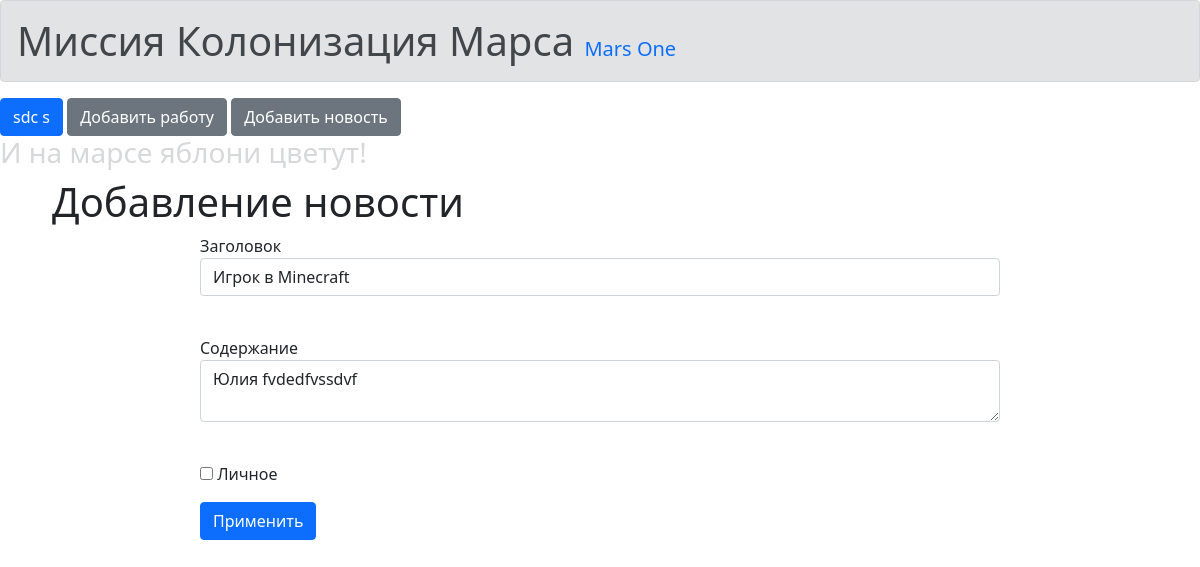
Page /news/7 (signed in) on the committed database.
### data/users.py (models this page shows, shortened)
class User(SqlAlchemyBase, UserMixin):
    __tablename__ = 'users'
    id = sqlalchemy.Column(sqlalchemy.Integer, primary_key=True, autoincrement=True)
    surname = sqlalchemy.Column(sqlalchemy.String, nullable=True)
    name = sqlalchemy.Column(sqlalchemy.String, nullable=True)
    age = sqlalchemy.Column(sqlalchemy.Integer, nullable=True)
    position = sqlalchemy.Column(sqlalchemy.String, nullable=True)
    speciality = sqlalchemy.Column(sqlalchemy.String, nullable=True)
    address = sqlalchemy.Column(sqlalchemy.String, nullable=True)
    email = sqlalchemy.Column(sqlalchemy.String, unique=True)
    hashed_password = sqlalchemy.Column(sqlalchemy.String, nullable=True)
    modified_date = sqlalchemy.Column(sqlalchemy.DateTime, nullable=True)
    news = orm.relationship("News", back_populates='user')

### data/news.py (models this page shows, shortened)
class News(SqlAlchemyBase, UserMixin):
    __tablename__ = 'news'
    id = sqlalchemy.Column(sqlalchemy.Integer,
                           primary_key=True, autoincrement=True)
    title = sqlalchemy.Column(sqlalchemy.String, nullable=True)
    content = sqlalchemy.Column(sqlalchemy.String, nullable=True)
    created_date = sqlalchemy.Column(sqlalchemy.DateTime,
                                     default=datetime.datetime.now)
    is_private = sqlalchemy.Column(sqlalchemy.Boolean, default=True)
    user_id = sqlalchemy.Column(sqlalchemy.Integer,
                                sqlalchemy.ForeignKey("users.id"))
    user = orm.relationship('User')

### main.py (the view, shortened to what this page needs)
@app.route('/news/<int:id>', methods=['GET', 'POST'])
@login_required
def edit_news(id):
    form = NewsForm()
    if request.method == "GET":
        db_sess = db_session.create_session()
        news = db_sess.query(News).filter(News.id == id,
                                          News.user == current_user
                                          ).first()
        if news:
            form.title.data = news.title
            form.content.data = news.content
            form.is_private.data = news.is_private
        else:
            abort(404)
    return render_template('news.html',
                           title='Редактирование новости',
                           form=form
                           )

### forms/news.py
class NewsForm(FlaskForm):
    title = StringField('Заголовок', validators=[DataRequired()])
    content = TextAreaField("Содержание")
    is_private = BooleanField("Личное")
    submit = SubmitField('Применить')

### data/db_session.py (called while the page is built)
def create_session() -> Session:
    global __factory
    return __factory()

### main.py (called while the page is built)
@login_manager.user_loader
def load_user(user_id):
    return db_sess.query(User).get(user_id)

### templates/news.html (shortened to what this page needs)
{% extends "base.html" %}
{% block content %}
<h1>Добавление новости</h1>
<form action="" method="post">
    <p>
        {{ form.title.label }}<br>
        {{ form.title(class="form-control") }}<br>
    </p>
    <p>
        {{ form.content.label }}<br>
        {{ form.content(class="form-control") }}<br>
    </p>
    <p>{{ form.is_private() }} {{ form.is_private.label }}</p>
    <p>{{ form.submit(type="submit", class="btn btn-primary") }}</p>
</form>
{% endblock %}

### templates/base.html (shortened to what this page needs)
<!DOCTYPE html>
<html lang="ru">
<head>
    <link rel="stylesheet" href="../static/css/styles.css">
    <link rel="stylesheet" href="../static/css/bootstrap.min.css">
    <link rel="stylesheet" href="../static/css/fontello.css">
    <h1 class="alert alert-secondary" role="alert">Миссия Колонизация Марса                   <a class="navbar-brand" href="">Mars One</a></h1>
    {% if current_user.is_authenticated %}
    <a class="btn btn-primary" href="/logout">{{ current_user.name }}</a>
    <a href="/addjob" class="btn btn-secondary">Добавить работу</a>
    <a href="news" class="btn btn-secondary">Добавить новость</a>
    {% else %}
    <p>
        <a class="btn btn-primary" href="/register">Зарегистрироваться</a>
        <a class="btn btn-success" href="/login">Войти</a>
    </p>
    {% endif %}
</head>
<body>
    <h3>И на марсе яблони цветут!</h3>
    <main class="container">
        {% block content %}
        {% endblock %}
    </main>
</body>
</html>

### static/css/styles.css (style rules this page uses)
h1 { size: 60px; padding-left: 10px; }
h3 { color: #d7d8da; }
p { border-left: 60px; }
main.container { border-left: 60px; }
form { margin-left: auto; margin-right: auto; border-radius: 5px; max-width: 800px; }

### rows in the picture
User: name "sdc s"
News: title "Игрок в Minecraft", content "Юлия fvdedfvssdvf"
